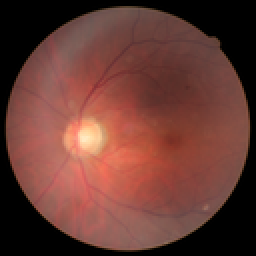
%> input picture CODE/dataset/Glaucoma_010_cut.png, 128 x 128 px, shrunk from 1024 x 1024 before the run (shown 2 times larger)
$ octave demo_main_forAll.m   (GNU Octave 9; MATLAB toolbox functions it lacks are replaced by stand-ins)
%> lines starting %> are read from the running program, lines starting %| are printed output that depends on the picture; in (x1, y1, x2, y2) boxes, pixels count from 0 and x2, y2 are one past the last pixel; in counts of white or black regions, pixels touching at a corner belong together; the program's own positions count from 1
### CODE/func_set/prepros/prepossing.m
function [out,mask] = prepossing(raw_img,holdV,gaussian_kernal_size,mult)

raw_img = padarray(raw_img,mult*[gaussian_kernal_size,gaussian_kernal_size],0,'both');
mask = raw_img(:,:,1) > holdV/255;
mask = imfill(mask,'holes');
se = strel('square', 3);          % 图像腐蚀刷子
mask = imerode(mask, se);
raw_img = raw_img .* mask;

out = reflected_padding(raw_img,mask);

end

### CODE/func_set/prepros/reflected_padding.m
function img_out = reflected_padding(img_in,mask)
%% reflecting padding the retinal imag using mask
img_out = img_in .* mask;

[m,n,~] = size(img_out);

img_part{1} = img_out(1:round(m/2),1:round(n/2),:);
img_part{2} = img_out(1:round(m/2),round(n/2)+1:n,:);
img_part{3} = img_out(round(m/2)+1:m,1:round(n/2),:);
img_part{4} = img_out(round(m/2)+1:m,round(n/2)+1:n,:);


img_mask{1} = mask(1:round(m/2),1:round(n/2));
img_mask{2} = mask(1:round(m/2),round(n/2)+1:n);
img_mask{3} = mask(round(m/2)+1:m,1:round(n/2));
img_mask{4} = mask(round(m/2)+1:m,round(n/2)+1:n);

cor{1} = [round(m/2),round(n/2)];
cor{2} = [round(m/2),1];
cor{3} = [1,round(n/2)];
cor{4} = [1,1];

for pool = 1:4
    this_img = img_part{pool};
    this_mask = img_mask{pool};
    cor1 = cor{pool}(1);
    cor2 = cor{pool}(2);

for con_m = 1:size(this_img,1)
    for con_n = 1:size(this_img,2)
        if this_mask(con_m,con_n) == 0
            [len,point_data] = BresenhamLine(cor1,cor2,con_m,con_n);
            for con_len = 1:len
                if this_mask(point_data(2,con_len),point_data(1,con_len)) == 1
                    break
                end
            end
            this_img(con_m,con_n,:) = this_img(point_data(2,min(2*con_len-1,len)),point_data(1,min(2*con_len-1,len)),:);
        end
    end
end
img_part{pool} = this_img;
end


img_out(1:round(m/2),1:round(n/2),:) = img_part{1};
img_out(1:round(m/2),round(n/2)+1:n,:) = img_part{2};
img_out(round(m/2)+1:m,1:round(n/2),:) = img_part{3};
img_out(round(m/2)+1:m,round(n/2)+1:n,:) = img_part{4};


end

% [123 lines left out: function bresenham_line, not called in this run]

%

### CODE/func_set/BDIC_core_joint.m
function [latant_ill,latent_est,ker_est] = BDIC_core_joint(img_raw,img_rgb, lambda1, lambda2,show_iter, opts, patch_r)


if ~exist('patch_r','var')              % patch size
    opts.r = floor(0.025*mean(size(img_raw)));
else
    opts.r = patch_r;
end

%% initializing the optical parameters

ret = sqrt(0.5);
iter_num = max(floor(log(5/min(opts.kernel_size))/log(ret)),0);
scal_num = iter_num + 1;
opts.scales = scal_num;

[m,n] = size(img_raw);
m_img_list = ceil(m * ret.^(0:iter_num));
n_img_list = ceil(n * ret.^(0:iter_num));
k_img_list = ceil(opts.kernel_size * ret.^(0:iter_num));

dx = ([-1,1;0,0]);
dy = ([-1,0;1,0]);

% v = VideoWriter('demo_video2.avi');
% open(v);
% a = 0.5;

Q = 1;
for this_scal = scal_num:-1:1
    %% initiating kernel:ker_est and latent image: img_ds

    img_m_size = m_img_list(this_scal);
    img_n_size = n_img_list(this_scal);
    img_ds = (imresize(img_raw,[img_m_size,img_n_size],'lanczos3'));
    img_rgb_ds = (imresize(img_rgb,[img_m_size,img_n_size],'lanczos3'));
%     dark_ds = (imresize(dark_raw,[img_m_size,img_n_size],'lanczos3'));

    if this_scal == scal_num
        ker_size = k_img_list(this_scal);
        ker_est = (zeros(ker_size));

        ker_est(ceil((ker_size - 1)/2), ceil((ker_size - 1)/2:(ker_size - 1)/2)+1) = 1/2;
        [~, ~, threshold] = threshold_pxpy_v1(img_ds,max(size(ker_est)));

    else
        ker_size = k_img_list(this_scal);
        ker_est = (imresize(ker_est,[ker_size,ker_size],'lanczos3'));
        ker_est(ker_est<0) = 0;
        ker_est = ker_est / sum(ker_est(:));
    end
    opts.s = this_scal;

    fprintf('Processing scale %d/%d; kernel size %dx%d; image size %dx%d\n', ...
            this_scal, scal_num, ker_size, ker_size, img_m_size, img_n_size);

    vchan_ds = max(img_rgb_ds,[],3);

    img_ds_w = wrap_boundary_liu(img_ds, (size(img_ds)+size(ker_est)-1));
    vchan_ds = wrap_boundary_liu(vchan_ds, (size(vchan_ds)+size(ker_est)-1));
    [H,W] = size(img_ds);

    otf_dx = psf2otf(dx,[H,W]);
    otf_dy = psf2otf(dy,[H,W]);
    Bx_temp = real(ifft2(fft2(img_ds).*otf_dx));Bx = Bx_temp(1:H-1,1:W-1);
    By_temp = real(ifft2(fft2(img_ds).*otf_dy));By = By_temp(1:H-1,1:W-1);

    lambda1_temp = lambda1;
    lambda2_temp = lambda2;
    for iter = 1:opts.xk_iter
        [Q,O] = updata_O_jointly_conv(img_ds_w,vchan_ds,ker_est, lambda1_temp,lambda2_temp);

        QO = O .* Q; QO = QO(1:H,1:W);
        ker_est = updata_H((QO),Bx,By,ker_est,threshold);

        if show_iter
            figure(1);
            subplot(121);imshow(O,[])
            subplot(122);imshow(ker_est,[])
            figure(2);
            imshow(Q,[0,1]);
            drawnow;
        end
        lambda1_temp = max(lambda1_temp/1.1, 5e-4);
        lambda2_temp = max(lambda2_temp/1.1, 5e-4);
    end

    ker_est(ker_est<0) = 0;
    ker_est = ker_est ./ sum(ker_est(:));

    %% center the kernel
    if this_scal ~= 1
        ker_est = adjust_psf_center(ker_est);
        ker_est(ker_est<0) = 0;
        ker_est = ker_est./sum(ker_est(:));
    end

    %% set elements below threshold to 0
    if (this_scal == 1)
        if opts.k_thresh>0
            ker_est(ker_est(:) < (max(ker_est(:)) * opts.k_thresh)) = 0;
        else
            ker_est(ker_est(:) < 0) = 0;
        end
        ker_est = ker_est / sum(ker_est(:));
    end

end
latent_est = O(1:H,1:W);
latant_ill = Q(1:H,1:W);
ker_est = adjust_psf_max_center(ker_est);
% close(v);

end

### CODE/func_set/misc/threshold_pxpy_v1.m
function [px, py, threshold]= threshold_pxpy_v1(latent,psf_size,threshold)

% mask indicates region with gradients. outside of mask should be smooth...

if ~exist('threshold', 'var')
    threshold = 0;
    b_estimate_threshold = true;
else
    b_estimate_threshold = false;
end
% [6 lines of commented-out code are left out]
denoised=latent;

%%
% derivative filters
dx = [-1,1;0,0];
dy = [-1,0;1,0];
%%
% [4 lines of commented-out code are left out]

H = size(denoised,1);    W = size(denoised,2);
otf_dx = psf2otf(dx,size(denoised));
otf_dy = psf2otf(dy,size(denoised));
Bx_temp = real(ifft2(fft2(denoised).*otf_dx));px = Bx_temp(1:H-1,1:W-1);
By_temp = real(ifft2(fft2(denoised).*otf_dy));py = By_temp(1:H-1,1:W-1);


pm = px.^2 + py.^2;


% if this is the first prediction, then we need to find an appropriate
% threshold value by building a histogram of gradient magnitudes
if b_estimate_threshold
    pd = atan(py./px);
    pm_steps = 0:0.00006:2;
    H1 = cumsum(flipud(histc(pm(pd >= 0 & pd < pi/4), pm_steps)));
    H2 = cumsum(flipud(histc(pm(pd >= pi/4 & pd < pi/2), pm_steps)));
    H3 = cumsum(flipud(histc(pm(pd >= -pi/4 & pd < 0), pm_steps)));
    H4 = cumsum(flipud(histc(pm(pd >= -pi/2 & pd < -pi/4), pm_steps)));

    th = max([max(psf_size)*20, 10]);

    for t=1:numel(pm_steps)
        min_h = min([H1(t) H2(t) H3(t) H4(t)]);
        if min_h >= th
            threshold = pm_steps(end-t+1);
            break
        end
    end
end

% thresholding
m = pm < threshold;
while all(m(:)==1)
    threshold = threshold * 0.81;
    m = pm < threshold;
end
px(m) = 0;
py(m) = 0;


% % update prediction parameters
% threshold = threshold * 0.9;
%% my modification
if b_estimate_threshold
    threshold = threshold;
else
    threshold = threshold./1.1;
end

end

### CODE/func_set/misc/wrap_boundary_liu.m
function ret = wrap_boundary_liu(img, img_size)
% wrap_boundary_liu.m
%
%   pad image boundaries such that image boundaries are circularly smooth
%
%     written by Sunghyun Cho (sodomau@postech.ac.kr)
%
% This is a variant of the method below:
%   Reducing boundary artifacts in image deconvolution
%     Renting Liu, Jiaya Jia
%     ICIP 2008
%
    [H, W, Ch] = size(img);
    H_w = img_size(1) - H;
    W_w = img_size(2) - W;

    ret = (zeros(img_size(1), img_size(2), Ch));
    for ch = 1:Ch
        alpha = 1;
        HG = img(:,:,ch);

        r_A = (zeros(alpha*2+H_w, W));
        r_A(1:alpha, :) = HG(end-alpha+1:end, :);
        r_A(end-alpha+1:end, :) = HG(1:alpha, :);
        a = ((1:H_w)-1)/(H_w-1);
        r_A(alpha+1:end-alpha, 1) = (1-a)*r_A(alpha,1) + a*r_A(end-alpha+1,1);
        r_A(alpha+1:end-alpha, end) = (1-a)*r_A(alpha,end) + a*r_A(end-alpha+1,end);
        A2 = solve_min_laplacian(r_A(alpha:end-alpha+1,:));
        r_A(alpha:end-alpha+1,:) = A2;
        A = r_A;

        r_B = (zeros(H, alpha*2+W_w));
        r_B(:, 1:alpha) = HG(:, end-alpha+1:end);
        r_B(:, end-alpha+1:end) = HG(:, 1:alpha);
        a = ((1:W_w)-1)/(W_w-1);
        r_B(1, alpha+1:end-alpha) = (1-a)*r_B(1,alpha) + a*r_B(1,end-alpha+1);
        r_B(end, alpha+1:end-alpha) = (1-a)*r_B(end,alpha) + a*r_B(end,end-alpha+1);

        B2 = solve_min_laplacian(r_B(:, alpha:end-alpha+1));
        r_B(:,alpha:end-alpha+1,:) = B2;
        B = r_B;

        r_C = (zeros(alpha*2+H_w, alpha*2+W_w));
        r_C(1:alpha, :) = B(end-alpha+1:end, :);
        r_C(end-alpha+1:end, :) = B(1:alpha, :);
        r_C(:, 1:alpha) = A(:, end-alpha+1:end);
        r_C(:, end-alpha+1:end) = A(:, 1:alpha);

        C2 = solve_min_laplacian(r_C(alpha:end-alpha+1, alpha:end-alpha+1));
        r_C(alpha:end-alpha+1, alpha:end-alpha+1) = C2;
        C = r_C;

        A = A(alpha:end-alpha-1, :);
        B = B(:, alpha+1:end-alpha);
        C = C(alpha+1:end-alpha, alpha+1:end-alpha);

        ret(:,:,ch) = [img(:,:,ch) B; A C];
    end

end


% [41 lines left out: function solve_min_laplacian, not called in this run]

### CODE/demo_main_forAll.m
clc;
clear;
% close all;
tic

path0 = genpath('func_set//');
addpath(path0)


%% deblurring parameters
opts.prescale = 1;        %% downsampling
opts.xk_iter = 5;         %% the iterations
opts.k_thresh = 1/20;
opts.kernel_size = 51;


%% load image
[img_name, img_path]=uigetfile('*.*');
%> the answer given: dataset/Glaucoma_010_cut.png
img_raw0 = imresize(double(imread([img_path,img_name]))/255,1);

mult = 1;
color_threshold = 20;
[m0,n0,~] = size(img_raw0);
%> m0 = 128; n0 = 128
gauss_size = fix(sqrt(m0*n0)/10);
%> gauss_size = 12
[img_raw0,mask] = prepossing(img_raw0,color_threshold,gauss_size,mult);
%> in prepossing, `mask = raw_img(:,:,1) > holdV/255;`:
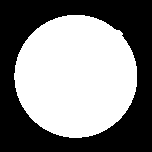
%> mask: size 152x152 logical; 51.5% white; 1 black region, box (x1, y1, x2, y2) and area: (0, 0, 152, 152) 11214
%> in prepossing, `mask = imerode(mask, se);`: mask: size 152x152 logical; 49.3% white; 1 white region, box (x1, y1, x2, y2) and area: (15, 16, 136, 137) 11400
%> the loop in reflected_padding, `for pool = 1:4` made 4 passes
%> pass 1, in reflected_padding, `this_img = img_part{pool};`:
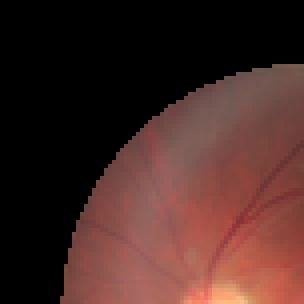
%> this_img: size 76x76x3 double (shown 4 times larger); mean R, G, B 0.278, 0.162, 0.146
%> pass 1, in reflected_padding, `this_mask = img_mask{pool};`:
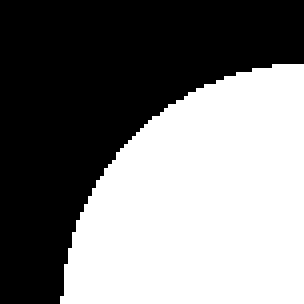
%> this_mask: size 76x76 logical (shown 4 times larger); 49% white; 1 white region, box (x1, y1, x2, y2) and area: (15, 16, 76, 76) 2829
%> after the loop in reflected_padding, `for pool = 1:4`:
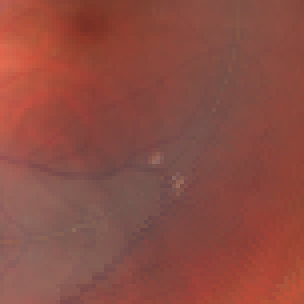
%> this_img: size 76x76x3 double (shown 4 times larger); mean R, G, B 0.551, 0.301, 0.262
%> after the loop in reflected_padding, `for pool = 1:4`: img_part = 4 items; len = 76; point_data = 76 columns, first 8: [76 75 74 73 72 71 70 69; 76 75 74 73 72 71 70 69]
%> in reflected_padding, `img_out(round(m/2)+1:m,round(n/2)+1:n,:) = img_part{4};`:
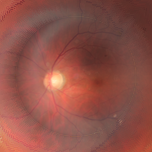
%> img_out: size 152x152x3 double; mean R, G, B 0.561, 0.319, 0.284
figure();imshow(img_raw0,[])

[~,~,c] = size(img_raw0);
%> c = 3
if c > 1
    img_raw = 0.3*img_raw0(:,:,1) + 0.6*img_raw0(:,:,2) + 0.1*img_raw0(:,:,3);
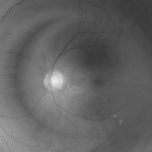
%> img_raw: size 152x152 double; min 0.213, max 0.925, mean 0.388
else
    img_raw = mean(img_raw0,3);
end

img_raw_temp = img_raw;

w = fspecial('gaussian',[3,3],1);
img_raw_temp = imfilter(img_raw_temp,w,'replicate');
img_raw_gray = img_raw_temp;


%% blind-deconvolution
tic
lambda1 = 0.0025;  % gradient-L0 penalty for latent image
lambda2 = 2;      % gradient-L1 (TV) penalty for latent illumination pattern
show_iter = false;
%
% parameter can be fine-tuned for better performance.
%

[latant_ill,latent,psf] = BDIC_core_joint(img_raw_gray,img_raw0, lambda1, ...
                                          lambda2,show_iter,opts); %
%> the loop in BDIC_core_joint, `for this_scal = scal_num:-1:1` made 1 pass
%> threshold on pass 1: 0
%> pass 1, in threshold_pxpy_v1, `By_temp = real(ifft2(fft2(denoised).*otf_dy))`:
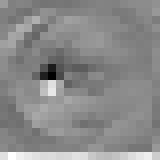
%> By_temp: size 20x20 double (shown 8 times larger); min -0.24, max 0.204, mean 0; drawn with min black and max white
%> the run ends on the next line
